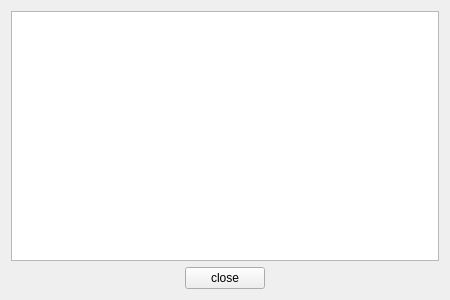
<?xml version="1.0" encoding="UTF-8"?>
<ui version="4.0">
 <class>MyServer</class>
 <widget class="QWidget" name="MyServer">
  <property name="geometry">
   <rect>
    <x>0</x>
    <y>0</y>
    <width>450</width>
    <height>300</height>
   </rect>
  </property>
  <property name="windowTitle">
   <string>MyServer</string>
  </property>
  <layout class="QGridLayout" name="gridLayout">
   <item row="1" column="2">
    <spacer name="horizontalSpacer_2">
     <property name="orientation">
      <enum>Qt::Horizontal</enum>
     </property>
     <property name="sizeHint" stdset="0">
      <size>
       <width>169</width>
       <height>20</height>
      </size>
     </property>
    </spacer>
   </item>
   <item row="0" column="0" colspan="3">
    <widget class="QTextEdit" name="textEditRead">
     <property name="documentTitle">
      <string>textEditRead</string>
     </property>
     <property name="readOnly">
      <bool>true</bool>
     </property>
    </widget>
   </item>
   <item row="1" column="1">
    <widget class="QPushButton" name="buttonClose">
     <property name="text">
      <string>close</string>
     </property>
    </widget>
   </item>
   <item row="1" column="0">
    <spacer name="horizontalSpacer">
     <property name="orientation">
      <enum>Qt::Horizontal</enum>
     </property>
     <property name="sizeHint" stdset="0">
      <size>
       <width>170</width>
       <height>20</height>
      </size>
     </property>
    </spacer>
   </item>
  </layout>
 </widget>
 <resources/>
 <connections/>
</ui>
